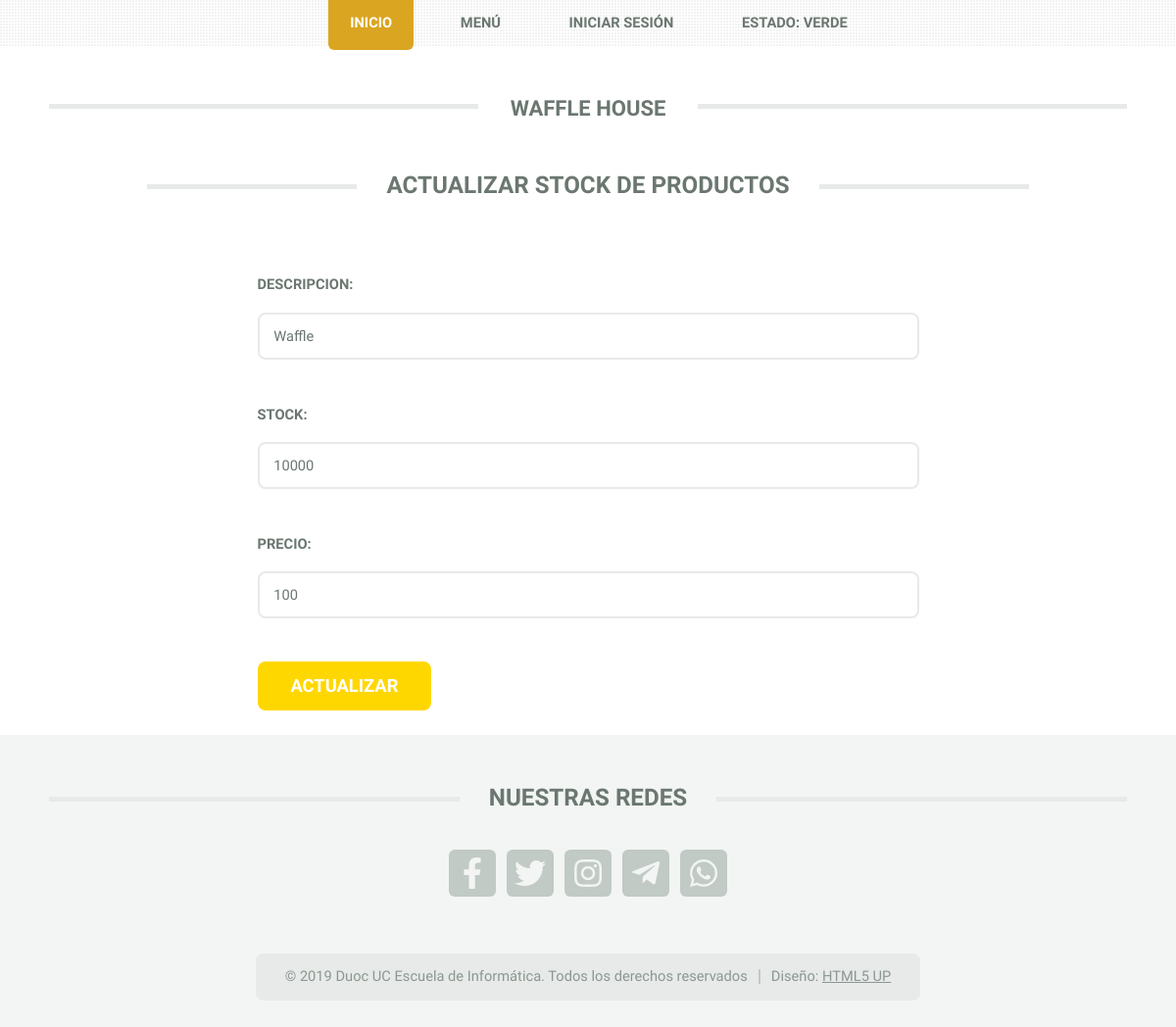
The page /producto/1/modificar on the database as committed earlier.
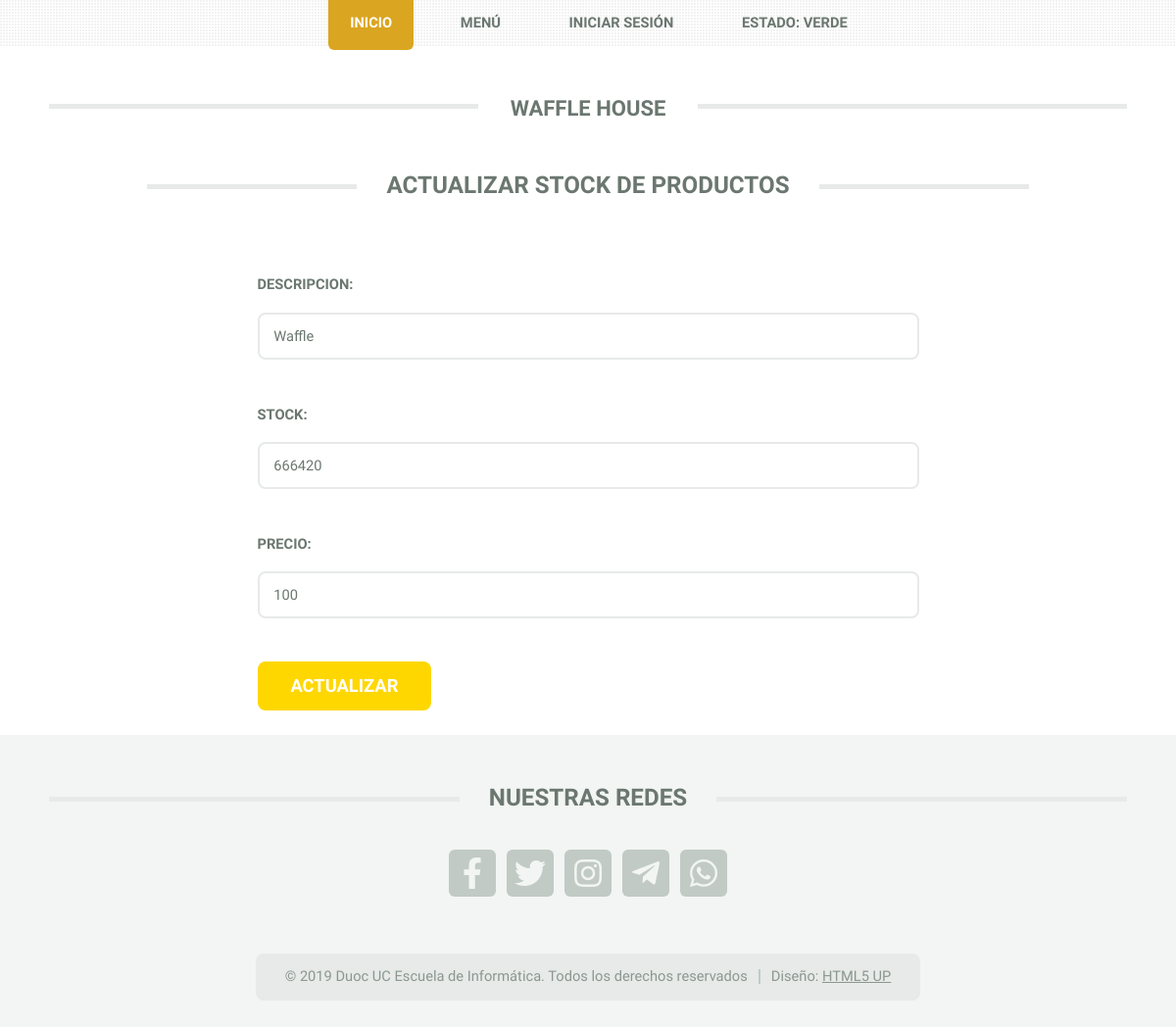
The same page on the database as committed later.
### WaffleHouse/models.py (models this page shows, shortened)
class Producto (models.Model):
	descripcion = models.CharField(max_length = 255)
	stock = models.IntegerField()
	precio = models.PositiveIntegerField()
	ultimaReposicion = models.DateTimeField('Última Reposición', auto_now = True)

### WaffleHouse/views.py (the view)
# urls.py: path('producto/<pk>/modificar', views.StockUpdate.as_view(), name='edit_stock'),
class StockUpdate(UpdateView):
	model = Producto
	fields = ['descripcion', 'stock', 'precio']
	template_name = 'stock_edit.html'
	success_url = reverse_lazy('verstock')
	pk_url_kwarg = 'pk'
	def get_context_data(self, **kwargs):
		context = super(StockUpdate, self).get_context_data(**kwargs)
		waffleindex = IndexActual.objects.latest('actualizado')
		context['waffleindex'] = waffleindex.actual.nombre
		return context
	def get_object(self, queryset=None):
		queryset = Producto.objects.all()
		pk = self.kwargs.get(self.pk_url_kwarg)
		if pk is not None:
			queryset = queryset.filter(pk=pk)
		obj = queryset.get()
		return obj

### WaffleHouse/templates/stock_edit.html (shortened to what this page needs)
{% extends 'base.html' %}
{% load staticfiles %}
{% block content %}
<div class="row"  style="background-color: #fff;">
	<div class="col-12" style="overflow-x:auto;">
		<main style="width: 900px; margin: 0px auto;">
			<h2 class="major"><span>Actualizar Stock de Productos</span></h2>
			<form style="width: 75%; margin: 0px auto;" method="POST">
			    {{ form.as_p }}
			    <input style="margin-bottom: 25px;" type="submit" value="Actualizar" />
			</form>
		</main>
	</div>
</div>
{% endblock %}

Rows that differ between the two databases and show on the page:
changed Producto "Waffle": stock "10000" → "666420"
